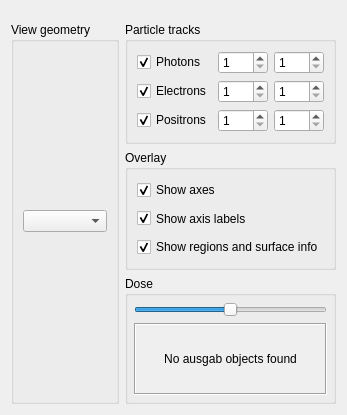
            <widget class="QWidget" name="displayTab">
             <property name="sizePolicy">
              <sizepolicy hsizetype="Expanding" vsizetype="Expanding">
               <horstretch>0</horstretch>
               <verstretch>0</verstretch>
              </sizepolicy>
             </property>
             <attribute name="title">
              <string>Display</string>
             </attribute>
             <layout class="QVBoxLayout" name="verticalLayout_7" stretch="1">
              <item>
               <layout class="QHBoxLayout" name="horizontalLayout_3" stretch="1,1">
                <property name="sizeConstraint">
                 <enum>QLayout::SetDefaultConstraint</enum>
                </property>
                <item>
                 <layout class="QVBoxLayout" name="clipLayout">
                  <item>
                   <spacer name="verticalSpacer_2">
                    <property name="orientation">
                     <enum>Qt::Vertical</enum>
                    </property>
                    <property name="sizeType">
                     <enum>QSizePolicy::Fixed</enum>
                    </property>
                    <property name="sizeHint" stdset="0">
                     <size>
                      <width>20</width>
                      <height>11</height>
                     </size>
                    </property>
                   </spacer>
                  </item>
                  <item>
                   <widget class="QGroupBox" name="groupBox_5">
                    <property name="title">
                     <string>View geometry</string>
                    </property>
                    <layout class="QHBoxLayout" name="horizontalLayout_14">
                     <item>
                      <widget class="QComboBox" name="comboBox_simGeom"/>
                     </item>
                    </layout>
                   </widget>
                  </item>
                 </layout>
                </item>
                <item>
                 <layout class="QVBoxLayout" name="verticalLayout_4">
                  <item>
                   <spacer name="verticalSpacer_3">
                    <property name="orientation">
                     <enum>Qt::Vertical</enum>
                    </property>
                    <property name="sizeType">
                     <enum>QSizePolicy::Fixed</enum>
                    </property>
                    <property name="sizeHint" stdset="0">
                     <size>
                      <width>10</width>
                      <height>11</height>
                     </size>
                    </property>
                   </spacer>
                  </item>
                  <item>
                   <widget class="QGroupBox" name="groupBox10">
                    <property name="sizePolicy">
                     <sizepolicy hsizetype="Expanding" vsizetype="Minimum">
                      <horstretch>0</horstretch>
                      <verstretch>0</verstretch>
                     </sizepolicy>
                    </property>
                    <property name="minimumSize">
                     <size>
                      <width>0</width>
                      <height>120</height>
                     </size>
                    </property>
                    <property name="maximumSize">
                     <size>
                      <width>16777215</width>
                      <height>16777215</height>
                     </size>
                    </property>
                    <property name="title">
                     <string>Particle tracks</string>
                    </property>
                    <layout class="QGridLayout">
                     <item row="0" column="2">
                      <widget class="QSpinBox" name="spin_tmaxp">
                       <property name="minimum">
                        <number>1</number>
                       </property>
                       <property name="value">
                        <number>1</number>
                       </property>
                      </widget>
                     </item>
                     <item row="2" column="0">
                      <widget class="QCheckBox" name="showPositronsCheckbox">
                       <property name="text">
                        <string>Positrons</string>
                       </property>
                       <property name="checked">
                        <bool>true</bool>
                       </property>
                      </widget>
                     </item>
                     <item row="0" column="0">
                      <widget class="QCheckBox" name="showPhotonsCheckbox">
                       <property name="text">
                        <string>Photons</string>
                       </property>
                       <property name="checked">
                        <bool>true</bool>
                       </property>
                      </widget>
                     </item>
                     <item row="1" column="0">
                      <widget class="QCheckBox" name="showElectronsCheckbox">
                       <property name="text">
                        <string>Electrons</string>
                       </property>
                       <property name="checked">
                        <bool>true</bool>
                       </property>
                      </widget>
                     </item>
                     <item row="0" column="1">
                      <widget class="QSpinBox" name="spin_tminp">
                       <property name="minimum">
                        <number>1</number>
                       </property>
                       <property name="value">
                        <number>1</number>
                       </property>
                      </widget>
                     </item>
                     <item row="1" column="1">
                      <widget class="QSpinBox" name="spin_tmine">
                       <property name="minimum">
                        <number>1</number>
                       </property>
                       <property name="value">
                        <number>1</number>
                       </property>
                      </widget>
                     </item>
                     <item row="1" column="2">
                      <widget class="QSpinBox" name="spin_tmaxe">
                       <property name="minimum">
                        <number>1</number>
                       </property>
                       <property name="value">
                        <number>1</number>
                       </property>
                      </widget>
                     </item>
                     <item row="2" column="1">
                      <widget class="QSpinBox" name="spin_tminpo">
                       <property name="minimum">
                        <number>1</number>
                       </property>
                       <property name="value">
                        <number>1</number>
                       </property>
                      </widget>
                     </item>
                     <item row="2" column="2">
                      <widget class="QSpinBox" name="spin_tmaxpo">
                       <property name="minimum">
                        <number>1</number>
                       </property>
                       <property name="value">
                        <number>1</number>
                       </property>
                      </widget>
                     </item>
                    </layout>
                   </widget>
                  </item>
                  <item>
                   <widget class="QGroupBox" name="groupBox15">
                    <property name="sizePolicy">
                     <sizepolicy hsizetype="Expanding" vsizetype="Minimum">
                      <horstretch>0</horstretch>
                      <verstretch>0</verstretch>
                     </sizepolicy>
                    </property>
                    <property name="minimumSize">
                     <size>
                      <width>0</width>
                      <height>120</height>
                     </size>
                    </property>
                    <property name="baseSize">
                     <size>
                      <width>331</width>
                      <height>0</height>
                     </size>
                    </property>
                    <property name="title">
                     <string>Overlay</string>
                    </property>
                    <layout class="QHBoxLayout">
                     <item>
                      <layout class="QVBoxLayout" name="vlayout_overlay">
                       <item>
                        <widget class="QCheckBox" name="showAxesCheckbox">
                         <property name="sizePolicy">
                          <sizepolicy hsizetype="Minimum" vsizetype="Minimum">
                           <horstretch>0</horstretch>
                           <verstretch>0</verstretch>
                          </sizepolicy>
                         </property>
                         <property name="text">
                          <string>Show axes</string>
                         </property>
                         <property name="checked">
                          <bool>true</bool>
                         </property>
                        </widget>
                       </item>
                       <item>
                        <widget class="QCheckBox" name="showAxesLabelsCheckbox">
                         <property name="sizePolicy">
                          <sizepolicy hsizetype="Minimum" vsizetype="Minimum">
                           <horstretch>0</horstretch>
                           <verstretch>0</verstretch>
                          </sizepolicy>
                         </property>
                         <property name="text">
                          <string>Show axis labels</string>
                         </property>
                         <property name="checked">
                          <bool>true</bool>
                         </property>
                        </widget>
                       </item>
                       <item>
                        <widget class="QCheckBox" name="showRegionsCheckbox">
                         <property name="sizePolicy">
                          <sizepolicy hsizetype="Minimum" vsizetype="Minimum">
                           <horstretch>0</horstretch>
                           <verstretch>0</verstretch>
                          </sizepolicy>
                         </property>
                         <property name="text">
                          <string>Show regions and surface info</string>
                         </property>
                         <property name="checked">
                          <bool>true</bool>
                         </property>
                        </widget>
                       </item>
                      </layout>
                     </item>
                    </layout>
                   </widget>
                  </item>
                  <item>
                   <widget class="QGroupBox" name="groupBox_dose">
                    <property name="sizePolicy">
                     <sizepolicy hsizetype="Preferred" vsizetype="Expanding">
                      <horstretch>0</horstretch>
                      <verstretch>0</verstretch>
                     </sizepolicy>
                    </property>
                    <property name="toolTip">
                     <string>Use egs_dose_scoring to output a dose file</string>
                    </property>
                    <property name="title">
                     <string>Dose</string>
                    </property>
                    <layout class="QVBoxLayout" name="verticalLayout_9">
                     <property name="leftMargin">
                      <number>6</number>
                     </property>
                     <property name="topMargin">
                      <number>6</number>
                     </property>
                     <property name="rightMargin">
                      <number>6</number>
                     </property>
                     <property name="bottomMargin">
                      <number>6</number>
                     </property>
                     <item>
                      <widget class="QSlider" name="slider_dose">
                       <property name="maximum">
                        <number>100</number>
                       </property>
                       <property name="value">
                        <number>50</number>
                       </property>
                       <property name="orientation">
                        <enum>Qt::Horizontal</enum>
                       </property>
                      </widget>
                     </item>
                     <item>
                      <layout class="QVBoxLayout" name="outerLayout_dose">
                       <item>
                        <widget class="QScrollArea" name="scrollArea_2">
                         <property name="frameShape">
                          <enum>QFrame::Box</enum>
                         </property>
                         <property name="widgetResizable">
                          <bool>true</bool>
                         </property>
                         <widget class="QWidget" name="scrollAreaWidgetContents">
                          <property name="geometry">
                           <rect>
                            <x>0</x>
                            <y>0</y>
                            <width>297</width>
                            <height>189</height>
                           </rect>
                          </property>
                          <layout class="QVBoxLayout" name="verticalLayout_16">
                           <item>
                            <layout class="QVBoxLayout" name="verticalLayout_dose">
                             <property name="spacing">
                              <number>5</number>
                             </property>
                             <item>
                              <widget class="QLabel" name="label_dose">
                               <property name="text">
                                <string>No ausgab objects found</string>
                               </property>
                               <property name="alignment">
                                <set>Qt::AlignCenter</set>
                               </property>
                              </widget>
                             </item>
                            </layout>
                           </item>
                          </layout>
                         </widget>
                        </widget>
                       </item>
                      </layout>
                     </item>
                    </layout>
                   </widget>
                  </item>
                 </layout>
                </item>
               </layout>
              </item>
             </layout>
            </widget>
